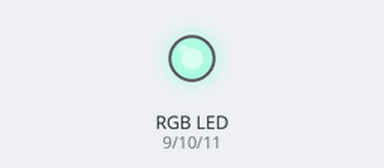
Recording of a sketch running on a simulated Arduino Uno, built with avr-gcc and run on an emulated ATmega328P. On the bench: an RGB LED mixed from three pins (HIGH = lit). Dim RGB values are drawn brighter than linear; random numbers use the default seed unless the sketch sets one.

Above: at 0.05 s.
At 4.96 s:
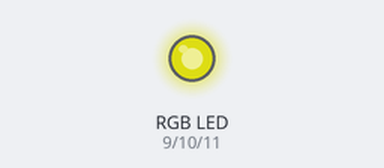
At 9.98 s:
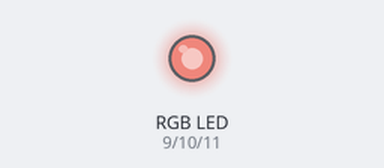
At 19.91 s:
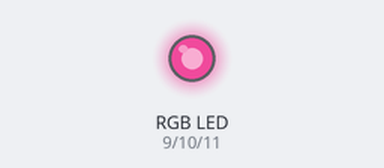
At 29.94 s:
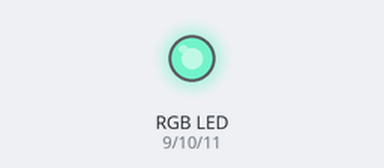
At 39.87 s:
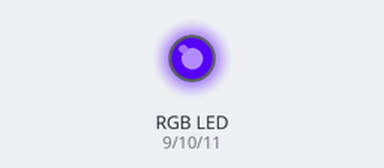
Timing chart, 0 to 40.0 s (numbered marks = the images above):
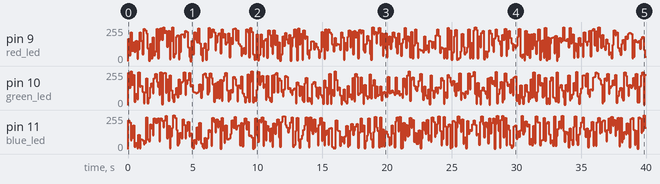

Measured:
- by itself, pin 9 (red_led): 0/255 → 167/255 at 0.00 s, → 42/255 0.10 s later, → 216/255 0.10 s later, → 77/255 0.10 s later, … (399 changes in this stretch)
- by itself, pin 11 (blue_led): 0/255 → 217/255 at 0.00 s, → 200/255 0.10 s later, → 67/255 0.10 s later, → 85/255 0.10 s later, … (398 changes in this stretch)

The sketch:

RGB.ino
```cpp
int red_led = 9;
int green_led = 10;
int blue_led = 11;

int red;
int green;
int blue;

void setup() {
  // put your setup code here, to run once:
  pinMode(red_led,OUTPUT);
  pinMode(green_led,OUTPUT);
  pinMode(blue_led,OUTPUT);

}

void loop() {
  // put your main code here, to run repeatedly:
  red = random(256);
  green = random(256);
  blue = random(256);

  analogWrite(red_led,red);
  analogWrite(green_led,green);
  analogWrite(blue_led,blue);

  delay(100);

}
```
